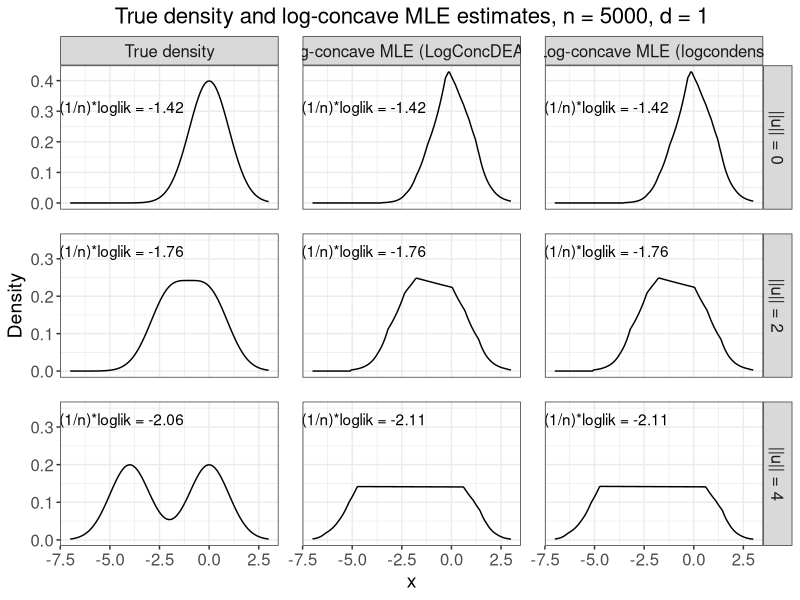

Source code (R):
# Create Figure 7 in appendix. This is the same as Figure 2 in the main paper.
# Plot log-concave MLE densities for normal mixtures at n = 5000 and d = 1.

suppressMessages(library(data.table))
suppressMessages(library(tidyverse))

# Create theme
paper_theme <- theme_bw() +
  theme(plot.title = element_text(hjust = 0.5, size = 16),
        plot.subtitle = element_text(hjust = 0.5, size = 14),
        legend.title = element_text(size = 14),
        axis.title = element_text(size = 14),
        legend.text = element_text(size = 12),
        axis.text = element_text(size = 12),
        strip.text = element_text(size = 12),
        panel.spacing = unit(1.2, "lines"))

# Read in data
density_values <- fread("data/fig02_densities.csv")

# Check parameters
stopifnot(unique(density_values$d) == 1,
          unique(density_values$n_obs) == 5000)

# Extract (1/n)*loglik values
loglik_df <- density_values %>% 
  group_by(n_obs, d, mu_norm) %>% 
  slice(1) %>% 
  pivot_longer(cols = c("mean_loglik_true_dens", "mean_loglik_LogConcDEAD",
                        "mean_loglik_logcondens")) %>% 
  mutate(name = factor(name, 
                       levels = c("mean_loglik_true_dens", 
                                  "mean_loglik_LogConcDEAD",
                                  "mean_loglik_logcondens"),
                       labels = c("True density", 
                                  "Log-concave MLE (LogConcDEAD)",
                                  "Log-concave MLE (logcondens)")),
         mu_norm = factor(mu_norm, levels = c(0, 2, 4),
                          labels = c("||u|| = 0", "||u|| = 2", "||u|| = 4")))

# Plot densities
logconc_densities_n5000_d1 <- density_values %>% 
  pivot_longer(cols = c("true_density", "LogConcDEAD_density",
                        "logcondens_density")) %>% 
  mutate(name = factor(name, levels = c("true_density", "LogConcDEAD_density",
                                        "logcondens_density"),
                       labels = c("True density", 
                                  "Log-concave MLE (LogConcDEAD)",
                                  "Log-concave MLE (logcondens)")),
         mu_norm = factor(mu_norm, levels = c(0, 2, 4),
                          labels = c("||u|| = 0", "||u|| = 2", "||u|| = 4"))) %>% 
  ggplot(aes(x = x, y = value)) + 
  geom_line() +
  facet_grid(mu_norm ~ name, scales = "free") +
  geom_text(aes(x = -4.5, y = 0.35, 
                label = paste("\n", "(1/n)*loglik =", round(value, 2))), 
            data = loglik_df) +
  paper_theme +
  labs(y = "Density",
       title = "True density and log-concave MLE estimates, n = 5000, d = 1")

#####################
##### Save plot #####
#####################

ggsave(plot = logconc_densities_n5000_d1,
       filename = "plots/figure_07.pdf",
       width = 9.7, height = 5)
